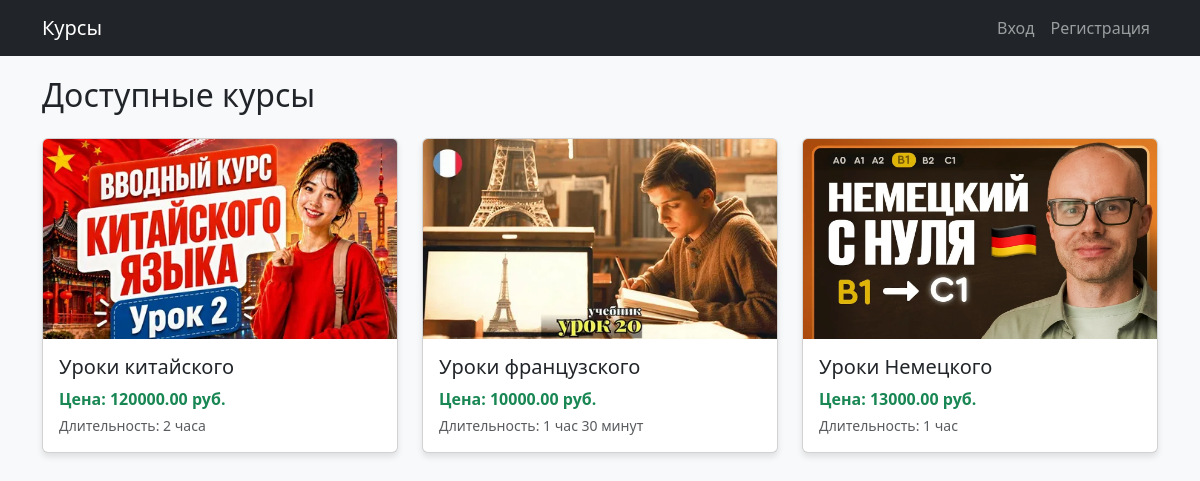
The page / on the database its author committed.
### app/models.py (models this page shows, shortened)
class Service(models.Model):
    name = models.CharField('Название услуги', max_length=255)
    price = models.DecimalField('Цена', max_digits=10, decimal_places=2)
    image = models.ImageField('Изображение', upload_to='courses/', blank=True, null=True)
    duration = models.CharField('Длительность', max_length=50, default='Не указана')

### app/views.py (the view)
# urls.py: path('', views.CourseListView.as_view(), name='course_list'),
class CourseListView(ListView):
    model = Service
    template_name = "course_list.html"
    context_object_name = "courses"
    paginate_by = 3

### app/templates/course_list.html (shortened to what this page needs)
{% extends 'base.html' %}
{% block content %}
<h2 class="mb-4 mt-3">Доступные курсы</h2>
<div class="row">
    {% for course in courses %}
        <div class="col-md-4 mb-4">
            <div class="card h-100">
                {% if course.image %}
                    <img src="{{ course.image.url }}" class="card-img-top" alt="{{ course.name }}" style="height: 200px; object-fit: cover;">
                {% else %}
                    <div class="bg-secondary text-white d-flex align-items-center justify-content-center" style="height: 200px;">
                        Нет фото
                    </div>
                {% endif %}
                <div class="card-body">
                    <h5 class="card-title">{{ course.name }}</h5>
                    <p class="card-text text-success fw-bold mb-1">Цена: {{ course.price }} руб.</p>
                    <p class="card-text text-muted small mb-0">Длительность: {{ course.duration }}</p>
                </div>
            </div>
        </div>
    {% empty %}
        <p>Курсов пока нет. Добавьте их через админку.</p>
    {% endfor %}
</div>
{% endblock %}

### app/templates/base.html (style rules this page uses)
body { background-color: #f8f9fa; }
.card { box-shadow: 0 4px 6px rgba(0,0,0,0.1); }

### rows shown on the page
Service: image (picture), name "Уроки китайского", price "120000.00", duration "2 часа"
Service: image (picture), name "Уроки французского", price "10000.00", duration "1 час 30 минут"
Service: image (picture), name "Уроки Немецкого", price "13000.00", duration "1 час"
